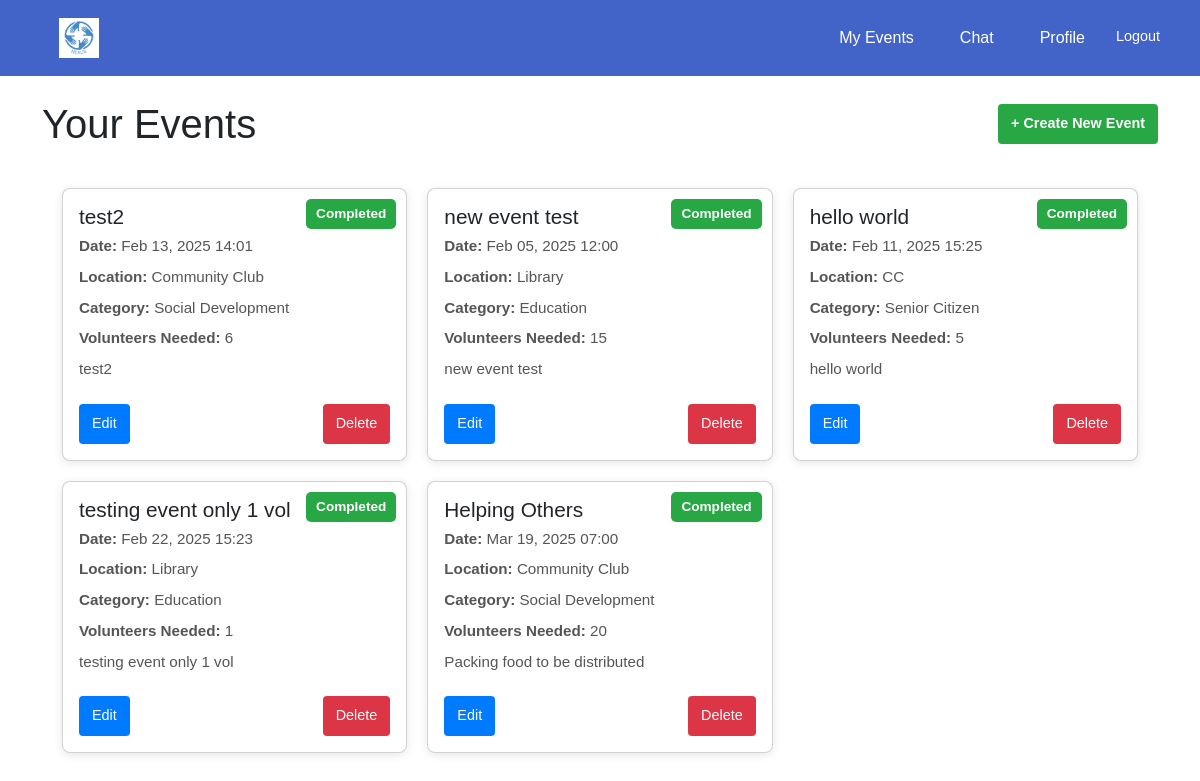
/events/dashboard/organisation/ (signed in), run on the app's committed database.
### events/models.py (models this page shows, shortened)
class Event(models.Model):
    CATEGORY_CHOICES = [
        ('education', 'Education'),
        ('social development', 'Social Development'),
        ('senior citizen', 'Senior Citizen'),
    ]
    organisation = models.ForeignKey(settings.AUTH_USER_MODEL, on_delete=models.CASCADE)
    name = models.CharField(max_length=255)
    description = models.TextField()
    date = models.DateTimeField()
    location = models.CharField(max_length=255)
    volunteers_needed = models.PositiveIntegerField()
    roles_responsibilities = models.TextField()
    category = models.CharField(max_length=50, choices=CATEGORY_CHOICES, blank=False, default='Education')

### events/views.py (the view)
# urls.py: path('dashboard/organisation/', views.organisation_dashboard, name='organisation_dashboard'),
@login_required
def organisation_dashboard(request):
    if request.user.user_type == 'organisation':
        events = Event.objects.filter(organisation=request.user)
        return render(request, 'events/organisation_dashboard.html', {'events': events})
    return redirect('home')

### events/templates/events/organisation_dashboard.html (shortened to what this page needs)
{% extends 'base.html' %}
{% block content %}
    <div class="dashboard-header">
        <h1>Your Events</h1>
        <a href="{% url 'events:create_event' %}" class="btn btn-create">+ Create New Event</a>
    </div>
    <div class="dashboard-container">
        {% if events %}
            {% for event in events %}
                <div class="card">
                    <span class="status-badge {% if event.date > current_time %}upcoming{% else %}completed{% endif %}">
                        {% if event.date > current_time %}
                            Upcoming
                        {% else %}
                            Completed
                        {% endif %}
                    </span>
                    <h3>{{ event.name }}</h3>
                    <p><strong>Date:</strong> {{ event.date|date:"M d, Y H:i" }}</p>
                    <p><strong>Location:</strong> {{ event.location }}</p>
                    <p><strong>Category:</strong> {{ event.get_category_display }}</p>
                    <p><strong>Volunteers Needed:</strong> {{ event.volunteers_needed }}</p>
                    <p>{{ event.description }}</p>
                    <div class="card-buttons">
                        <a href="{% url 'events:edit_event' event.id %}" class="btn btn-edit">Edit</a>
                        <a href="{% url 'events:delete_event' event.id %}" class="btn btn-delete" onclick="return confirm('Are you sure you want to delete this event?');">
                            Delete
                        </a>
                    </div>
                </div>
            {% endfor %}
        {% else %}
            <p>No events found. Create your first event!</p>
        {% endif %}
    </div>
{% endblock %}

### templates/base.html (style rules this page uses)
body { margin: 0; font-family: Arial, sans-serif; }

### events/templates/events/organisation_dashboard.html (style rules this page uses)
.dashboard-container { display: grid; grid-template-columns: repeat(auto-fit, minmax(300px, 1fr)); gap: 20px; padding: 20px; }
.dashboard-header { display: flex; justify-content: space-between; align-items: center; margin-bottom: 20px; }
.dashboard-header h1 { margin: 0; }
.btn-create { background-color: #28a745; color: white; padding: 10px 16px; border-radius: 5px; text-decoration: none; font-weight: bold; }
.card { background: white; border-radius: 8px; padding: 16px; box-shadow: 0 2px 10px rgba(0, 0, 0, 0.1); transition: transform 0.2s ease-in-out, box-shadow 0.2s ease-in-out; position: relative; }
.card h3 { font-size: 1.3em; margin-bottom: 5px; }
.card p { font-size: 0.95em; color: #555; margin-bottom: 8px; }
.status-badge { position: absolute; top: 10px; right: 10px; padding: 5px 10px; font-size: 0.85em; font-weight: bold; border-radius: 5px; }
.completed { background-color: #28a745; color: white; }
.card-buttons { display: flex; justify-content: space-between; margin-top: 15px; }
.btn { text-decoration: none; padding: 8px 12px; border-radius: 4px; color: white; font-size: 0.9em; transition: background 0.2s ease-in-out; }
.btn-edit { background-color: #007bff; }
.btn-delete { background-color: #dc3545; }

### data on the page
Event: shows "Completed", name "test2", date "Feb 13, 2025 14:01", location "Community Club", category "Social Development", volunteers_needed "6", description "test2"
Event: shows "Completed", name "new event test", date "Feb 05, 2025 12:00", location "Library", category "Education", volunteers_needed "15", description "new event test"
Event: shows "Completed", name "hello world", date "Feb 11, 2025 15:25", location "CC", category "Senior Citizen", volunteers_needed "5", description "hello world"
Event: shows "Completed", name "testing event only 1 vol", date "Feb 22, 2025 15:23", location "Library", category "Education", volunteers_needed "1", description "testing event only 1 vol"
Event: shows "Completed", name "Helping Others", date "Mar 19, 2025 07:00", location "Community Club", category "Social Development", volunteers_needed "20", description "Packing food to be distributed"
